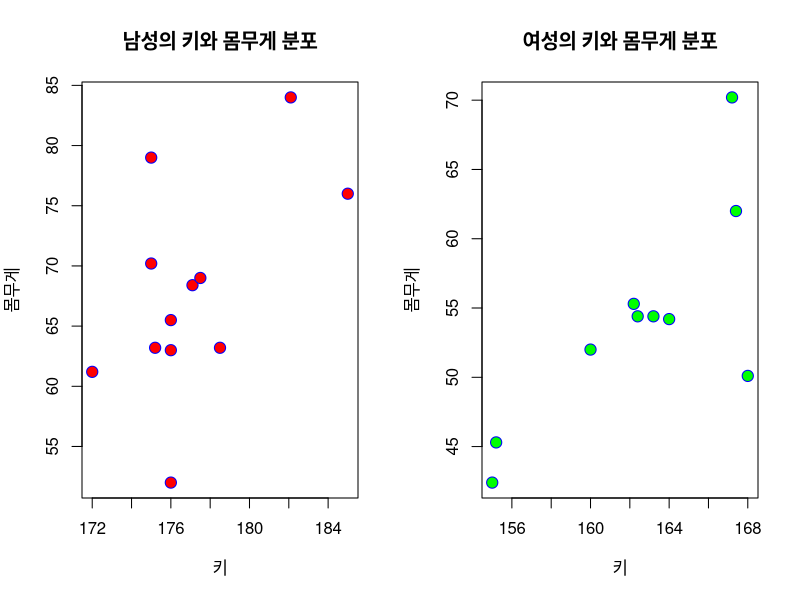

Reproduce this figure in R.
#using the 'student_body.csv' file 
setwd("~/Study/CourseWork/Coursework/BigData/CSV")
DF <- read.csv("student_body.csv")
str(DF)
male <- subset(DF, Gender == "MALE")
female <- subset(DF, Gender == "FEMALE")
male
female

#하나의 화면에 여러개 시각화
par(mfrow=c(1, 2))
male_height <- male$Height
male_weight <- male$Weight
plot(male_height, male_weight, main="남성의 키와 몸무게 분포", 
     xlab="키", ylab="몸무게", pch=21,
     col="blue", bg="red", cex=1.5)

female_height <- female$Height
female_weight <- female$Weight
plot(female_height, female_weight, main="여성의 키와 몸무게 분포", 
     xlab="키", ylab="몸무게", pch=21,
     col="blue", bg="green", cex=1.5)
